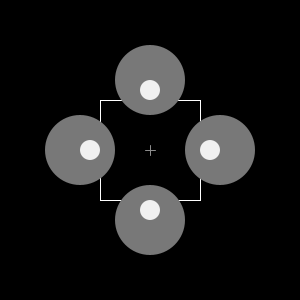
Frame 1 (no input)
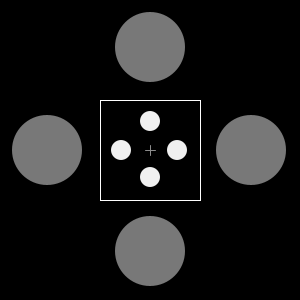
Frame 60 (the mouse pressed at the canvas centre just before this capture)
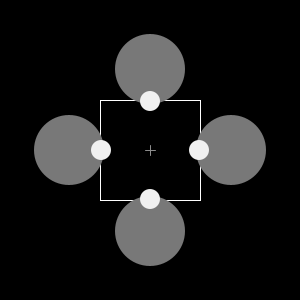
Frame 120 (the mouse held since frame 60 and released just before this capture)

The Processing sketch that drew these frames (run headless with seeded random() and noise(); from frame 60 on, the mouse is pressed at the canvas centre):

// Processing sketch: circle_illusion
// ── circle_illusion.pde
/*
 * Author: Aryan Samuel, arsamuel@ucsc.edu
 * This program creates an illusion with the use of squares
 * and circles. The illusion works in such a manner that it
 * makes the square appear to bend even though it remains static.
 */
 
int a = 80;
int b = 220;
int xspeed = 1;
int yspeed = 1;

void setup() {
  size(300,300);
  background(0);
  
}

void draw() {
  background(0);
  fill(0);
  stroke(255);
  rect(width/3, height/3, width/3, height/3);  //white square
  noStroke();
  fill(120);    //fill dark grey
  ellipse(a, 150, 70, 70);    //left big ball
  ellipse(b, 150, 70, 70);   //right big ball
  ellipse(150, a, 70, 70);    //top big ball
  ellipse(150, b, 70, 70);   //bot big ball
  fill(240);   //fill light grey
  ellipse(b - 130, 150, 20, 20);   //left small ball
  ellipse(a+130, 150, 20, 20);   //right small ball
  ellipse(150, b - 130, 20, 20);   //top small ball
  ellipse(150, a+130, 20, 20);   //bot small ball
  a = a - xspeed;    //set speed of left and right circles
  if ((a < 35) || (a > 87)) { //set constraing for circles
    xspeed = -xspeed * 1; //intiate speed
  }
  b = b + xspeed;    //set speed for top and bottom circles
  if ((b > 240) || (b < 200)) {   //set constraints for circles
    xspeed = xspeed * 1;  //initiate speed
  }
  stroke(140);            //grey stroke
  line(150,145,150,155);  //draw vertical cursor line
  line(145,150,155,150);  //draw horizontal cursor line
}
